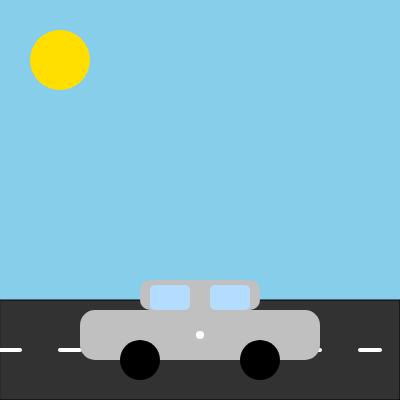
Frame 1 (no input)
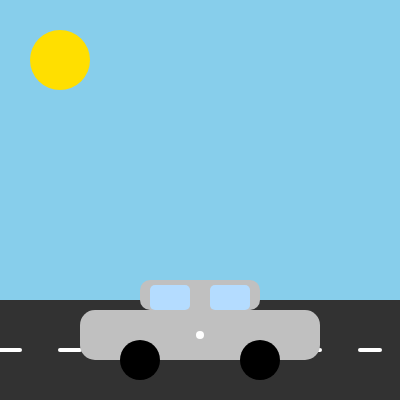
Frame 60 (no input)
Frame 120 (the mouse pressed at the canvas centre since frame 60): identical to frame 60, image omitted

The p5.js sketch that drew these frames (run headless with seeded random() and noise() and a simulated clock; from frame 60 on, the mouse is pressed at the canvas centre):

// p5.js sketch
// ── sketch.js
function setup() {
  createCanvas(400, 400);
}

function draw() {
  // Sky blue background
  background(135, 206, 235); 

  // Draw the main 2-way road
  fill(50); // Dark gray road
  rect(0, 300, width, 100);

  // Draw dashed white line in the middle of the road
  stroke(255);
  strokeWeight(4);
  for (let x = 0; x < width; x += 60) {
    line(x, 350, x + 20, 350);
  }
  noStroke();

  // Draw the car
  drawMercedes(width / 2 - 120, 310);

  // Draw the sun
  fill(255, 223, 0);
  ellipse(60, 60, 60, 60);
}

function drawMercedes(x, y) {
  // Sleek silver body
  fill(192); // Light grey/silver
  rect(x, y, 240, 50, 15); // Rounded corners

  // Roof
  rect(x + 60, y - 30, 120, 30, 10);

  // Windows (slightly tinted blue)
  fill(180, 220, 255);
  rect(x + 70, y - 25, 40, 25, 5);
  rect(x + 130, y - 25, 40, 25, 5);

  // Wheels
  fill(0);
  ellipse(x + 60, y + 50, 40, 40);
  ellipse(x + 180, y + 50, 40, 40);

  // Simple Mercedes star logo (just a white dot for simplicity)
  fill(255);
  ellipse(x + 120, y + 25, 8, 8);
}
